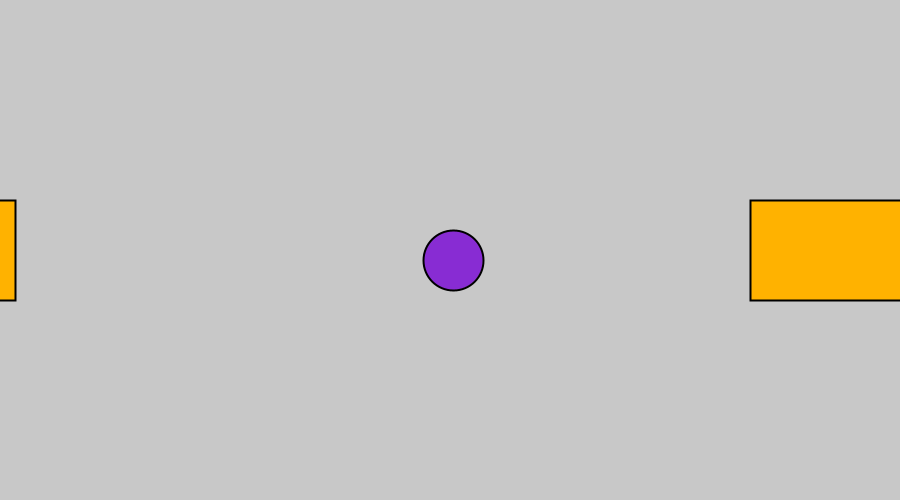
Frame 1 (no input)
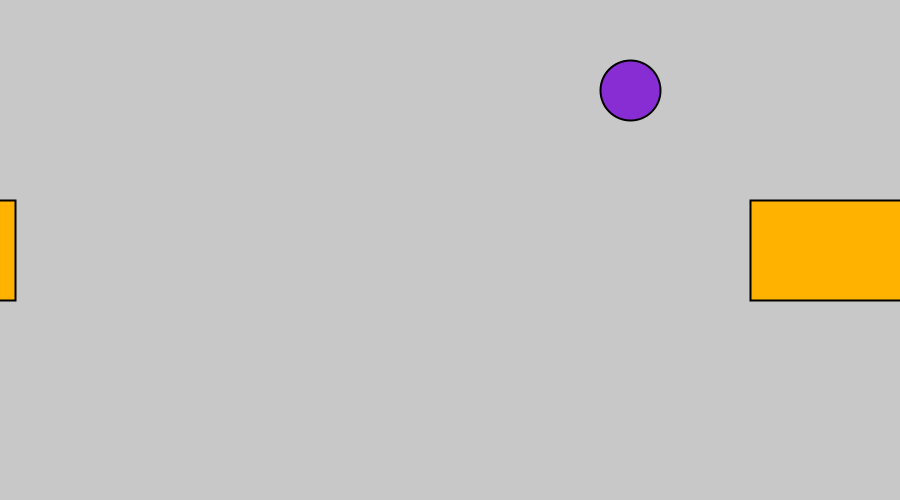
Frame 60 (the mouse pressed at the canvas centre just before this capture)
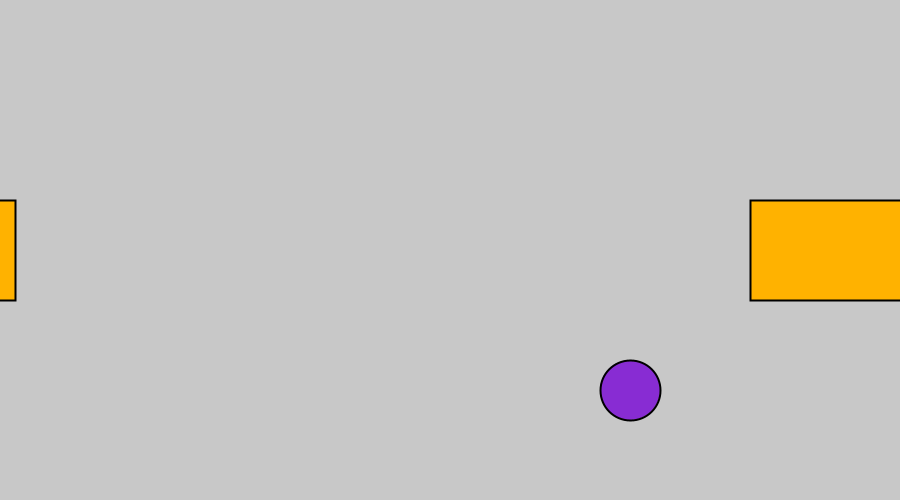
Frame 120 (the mouse held since frame 60 and released just before this capture)

The Processing sketch that drew these frames (run headless with seeded random() and noise(); from frame 60 on, the mouse is pressed at the canvas centre):

// Processing sketch: pong_2d
// ── pong_2d.pde
BALL ball;
PLAYER player[];
//final int boxW = 30, boxH = 100, ballR = 30;
final int playerSpeed = 7;

void setup() {
  size(900, 500);
  rectMode(CENTER);
  ellipseMode(CENTER);
  strokeWeight(2);
  ball = new BALL(width/2, height/2, 30);
  player = new PLAYER[2];
  player[0] = new PLAYER(0, height/2, 30, 100);
  player[1] = new PLAYER(width, height/2, 300, 100);
}

void draw() {
  background(200);
  //to be added: collision!!!! wtf am i doing???
  checkCollision();
  playersManager();
  ballManager();
}

boolean left, top, bottom, right;
void checkCollision() {
  top = ball.y + ball.r >= player[0].y - player[0].h/2;
  right = ball.x - ball.r <= player[0].x + player[0].w/2;
  bottom = ball.y - ball.r <= player[0].y + player[0].h/2;
  if (top && right && bottom) {
    ball.reflect("x");
  }

  top = ball.y + ball.r >= player[1].y - player[1].h/2;
  left = ball.x + ball.r >= player[1].x - player[1].w/2;
  bottom = ball.y - ball.r <= player[1].y + player[1].h/2;
  if (top && left && bottom) {
    ball.reflect("x");
  }
  //ball.colliding = (top && right && bottom) || (top && left && bottom);
}

void playersManager() {
  player[0].move();
  player[1].move();
  player[0].render();
  player[1].render();
}

void ballManager() {
  ball.move();
  ball.render();
}

boolean colision() {
  return true;
}

void keyPressed() {
  if (key == 'w' || key == 'W') {
    //move up
    player[0].dir = -playerSpeed;
  }
  if (key == 's' || key == 'S') {
    //move down
    player[0].dir = playerSpeed;
  }
  if (keyCode == UP) {
    //move up
    player[1].dir = -playerSpeed;
  }
  if (keyCode == DOWN) {
    //move down
    player[1].dir = playerSpeed;
  }
}

void keyReleased() {
  if (key == 'w' || key == 'W') {
    player[0].dir = 0;
  }
  if (key == 's' || key == 'S') {
    player[0].dir = 0;
  }
  if (keyCode == UP) {
    player[1].dir = 0;
  }
  if (keyCode == DOWN) {
    player[1].dir = 0;
  }
}
// ── ball.pde
class BALL {
  float x;
  float y;
  float r;
  PVector speed;

  BALL(float x, float y, float r) {
    this.x = x;
    this.y = y;
    this.r = r;
    speed = new PVector(3, 10);
  }

  void edge() {
    if (y - r < 0) {
      //println("touched top");
      reflect("y");
    }
    if (y + r >= height) {
      //println("touched bottom");
      reflect("y");
    }
    if (x - r < 0) {
      //println("touched right");
      reflect("x");
    }
    if (x + r >= width) {
      //println("touched left");
      reflect("x");
    }
  }

  void reflect(String s) {
    if (s.equals("x"))
      speed.x = -speed.x;
    if (s.equals("y"))
      speed.y = -speed.y;
  }

  void move() {
    edge();
    x += speed.x;
    y += speed.y;
  }

  void render() {
    fill(136, 44, 211);
    ellipse(x, y, r*2, r*2);
  }
}
// ── players.pde
class PLAYER {
  float x;
  float y;
  float w;
  float h;
  int dir;

  PLAYER(float x, float y, float w, float h) {
    this.x = x;
    this.y = y;
    this.w = w;
    this.h = h;
  }

  void move() {//dir -> -1 = up; 1 = down
    if ((y-h/2 > 0 && dir < 0) || (y+h/2 < height && dir > 0))
      y += dir;
  }

  void render() {
    fill(255, 178, 0);
    rect(x, y, w, h);
  }
}
